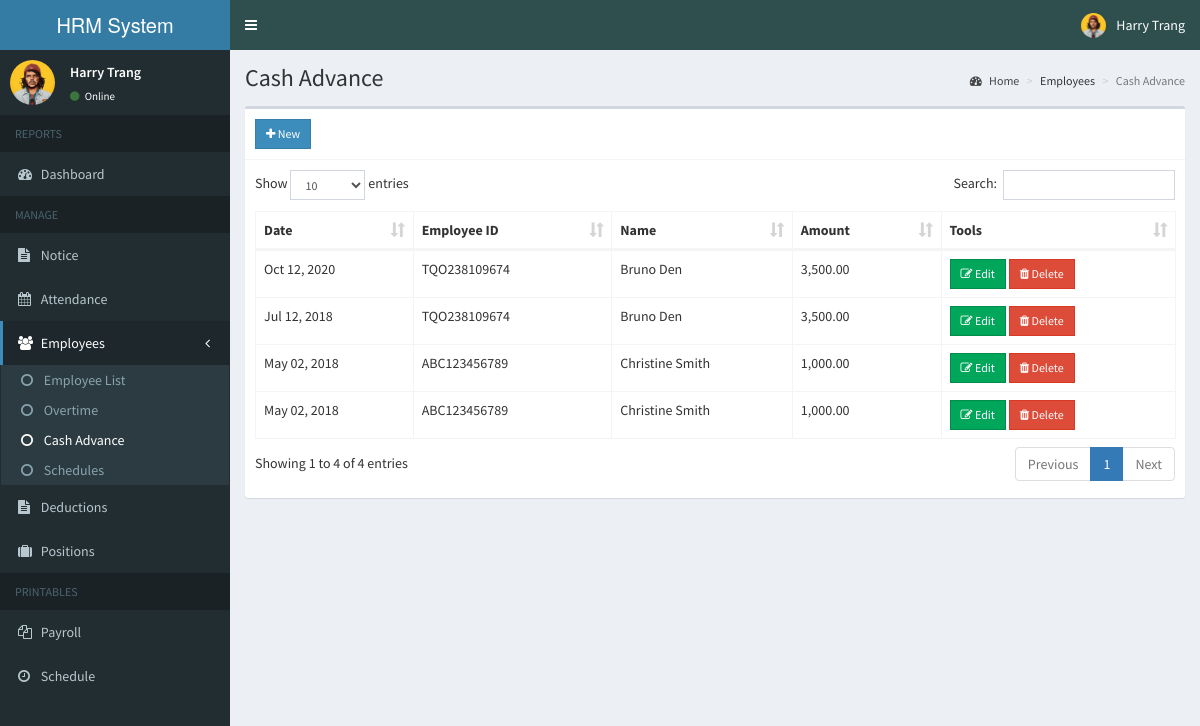
/admin/cashadvance.php (signed in), run on the app's committed database.
### tables this page shows
CREATE TABLE `cashadvance` (
  `id` int(11) NOT NULL AUTO_INCREMENT,
  `date_advance` date NOT NULL,
  `employee_id` varchar(15) NOT NULL,
  `amount` double NOT NULL,
  PRIMARY KEY (`id`)
);

CREATE TABLE `employees` (
  `id` int(11) NOT NULL AUTO_INCREMENT,
  `employee_id` varchar(15) NOT NULL,
  `firstname` varchar(50) NOT NULL,
  `lastname` varchar(50) NOT NULL,
  `address` text NOT NULL,
  `birthdate` date NOT NULL,
  `contact_info` varchar(100) NOT NULL,
  `gender` varchar(10) NOT NULL,
  `position_id` int(11) NOT NULL,
  `schedule_id` int(11) NOT NULL,
  `photo` varchar(200) NOT NULL,
  `created_on` date NOT NULL,
  `password` varchar(60) NOT NULL,
  PRIMARY KEY (`id`)
);

### admin/includes/session.php (called while the page is built, shortened)
<?php
	include 'includes/conn.php';
	$sql = "SELECT * FROM admin WHERE id = '".$_SESSION['admin']."'";
	$query = $conn->query($sql);
	$user = $query->fetch_assoc();
?>

### admin/cashadvance.php (the view, shortened to what this page needs)
<?php include 'includes/session.php'; ?>
<?php include 'includes/header.php'; ?>
<body class="hold-transition skin-blue sidebar-mini">
<div class="wrapper">
  <?php include 'includes/navbar.php'; ?>
  <?php include 'includes/menubar.php'; ?>
  <div class="content-wrapper">
    <section class="content-header">
      <h1>
        Cash Advance
      </h1>
      <ol class="breadcrumb">
        <li><a href="#"><i class="fa fa-dashboard"></i> Home</a></li>
        <li>Employees</li>
        <li class="active">Cash Advance</li>
      </ol>
    </section>
    <section class="content">
      <div class="row">
        <div class="col-xs-12">
          <div class="box">
            <div class="box-header with-border">
              <a href="#addnew" data-toggle="modal" class="btn btn-primary btn-sm btn-flat"><i class="fa fa-plus"></i> New</a>
            </div>
            <div class="box-body">
              <table id="example1" class="table table-bordered">
                <thead>
                  <th>Date</th>
                  <th>Employee ID</th>
                  <th>Name</th>
                  <th>Amount</th>
                  <th>Tools</th>
                </thead>
                <tbody>
                  <?php
                    $sql = "SELECT *, cashadvance.id AS caid, employees.employee_id AS empid FROM cashadvance LEFT JOIN employees ON employees.id=cashadvance.employee_id ORDER BY date_advance DESC";
                    $query = $conn->query($sql);
                    while($row = $query->fetch_assoc()){
                      echo "
                        <tr>
                          <td class='hidden'></td>
                          <td>".date('M d, Y', strtotime($row['date_advance']))."</td>
                          <td>".$row['empid']."</td>
                          <td>".$row['firstname'].' '.$row['lastname']."</td>
                          <td>".number_format($row['amount'], 2)."</td>
                          <td>
                            <button class='btn btn-success btn-sm edit btn-flat' data-id='".$row['caid']."'><i class='fa fa-edit'></i> Edit</button>
                            <button class='btn btn-danger btn-sm delete btn-flat' data-id='".$row['caid']."'><i class='fa fa-trash'></i> Delete</button>
                          </td>
                        </tr>
                      ";
                    }
                  ?>
                </tbody>
              </table>
            </div>
          </div>
        </div>
      </div>
    </section>
  </div>
</div>
</body>
</html>

### admin/includes/navbar.php (shortened to what this page needs)
<header class="main-header">
    <a href="home.php" class="logo">
      <span class="logo-lg"><b></b>HRM System</span>
    </a>
    <nav class="navbar navbar-static-top">
      <a href="#" class="sidebar-toggle" data-toggle="push-menu" role="button">
      </a>
      <div class="navbar-custom-menu">
        <ul class="nav navbar-nav">
          <li class="dropdown user user-menu">
            <a href="#" class="dropdown-toggle" data-toggle="dropdown">
              <img src="<?php echo (!empty($user['photo'])) ? '../images/'.$user['photo'] : '../images/profile.jpg'; ?>" class="user-image" alt="User Image">
              <span class="hidden-xs"><?php echo $user['firstname'].' '.$user['lastname']; ?></span>
            </a>
          </li>
        </ul>
      </div>
    </nav>
  </header>

### admin/includes/menubar.php
<aside class="main-sidebar">
    <section class="sidebar">
      <div class="user-panel">
        <div class="pull-left image">
          <img src="<?php echo (!empty($user['photo'])) ? '../images/'.$user['photo'] : '../images/profile.jpg'; ?>" class="img-circle" alt="User Image">
        </div>
        <div class="pull-left info">
          <p><?php echo $user['firstname'].' '.$user['lastname']; ?></p>
          <a><i class="fa fa-circle text-success"></i> Online</a>
        </div>
      </div>
      <ul class="sidebar-menu" data-widget="tree">
        <li class="header">REPORTS</li>
        <li class=""><a href="home.php"><i class="fa fa-dashboard"></i> <span>Dashboard</span></a></li>
        <li class="header">MANAGE</li>
        <li><a href="notice.php"><i class="fa fa-file-text"></i> Notice</a></li>
        <li><a href="attendance.php"><i class="fa fa-calendar"></i> <span>Attendance</span></a></li>
        <li class="treeview">
          <a href="#">
            <i class="fa fa-users"></i>
            <span>Employees</span>
            <span class="pull-right-container">
              <i class="fa fa-angle-left pull-right"></i>
            </span>
          </a>
          <ul class="treeview-menu">
            <li><a href="employee.php"><i class="fa fa-circle-o"></i> Employee List</a></li>
            <li><a href="overtime.php"><i class="fa fa-circle-o"></i> Overtime</a></li>
            <li><a href="cashadvance.php"><i class="fa fa-circle-o"></i> Cash Advance</a></li>
            <li><a href="schedule.php"><i class="fa fa-circle-o"></i> Schedules</a></li>
          </ul>
        </li>
        <li><a href="deduction.php"><i class="fa fa-file-text"></i> Deductions</a></li>
        <li><a href="position.php"><i class="fa fa-suitcase"></i> Positions</a></li>
        <li class="header">PRINTABLES</li>
        <li><a href="payroll.php"><i class="fa fa-files-o"></i> <span>Payroll</span></a></li>
        <li><a href="schedule_employee.php"><i class="fa fa-clock-o"></i> <span>Schedule</span></a></li>
      </ul>
    </section>
  </aside>

### data on the page
cashadvance: date_advance "Oct 12, 2020", employee.employee_id "TQO238109674", employee.firstname "Bruno", employee.lastname "Den", amount "3,500.00"
cashadvance: date_advance "Jul 12, 2018", employee.employee_id "TQO238109674", employee.firstname "Bruno", employee.lastname "Den", amount "3,500.00"
cashadvance: date_advance "May 02, 2018", employee.employee_id "ABC123456789", employee.firstname "Christine", employee.lastname "Smith", amount "1,000.00"
cashadvance: date_advance "May 02, 2018", employee.employee_id "ABC123456789", employee.firstname "Christine", employee.lastname "Smith", amount "1,000.00"

### other printed values
$user['firstname'] "Harry"
$user['lastname'] "Trang"
